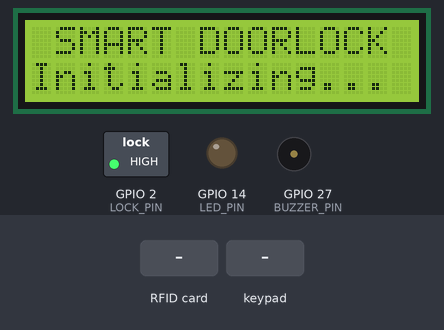
A program run on a simulated ESP32. Shown: 16×2 character LCD, switched loads named in the program (green lamp = pin HIGH), output pins drawn as LEDs (lit = HIGH), buzzer (waves = sounding, pin HIGH). Dashed ring = blinking. The inputs (shaded band) are chosen by the test bench. WiFi joins after 1.5 s; servers stay silent unless stated; random numbers use the default seed unless the program sets one; web services answer with replies made up by the test bench; what the program prints to the serial monitor is not drawn.

Above: at 1.6 s.
At 4.8 s:
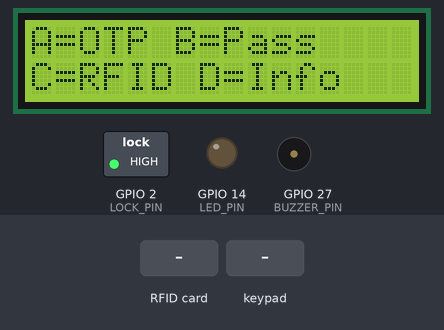
4.9 s: RFID card FA 90 4A 06 held to the reader
At 6.2 s:
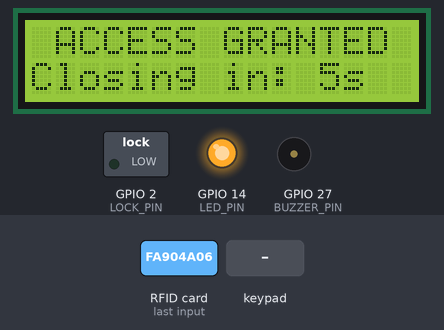
7.9 s: keypad keys 1 2 3 4 A pressed 0.4 s apart
12.9 s: keypad keys 3 3 3 2 4 1 5 pressed 0.4 s apart
At 17.5 s:
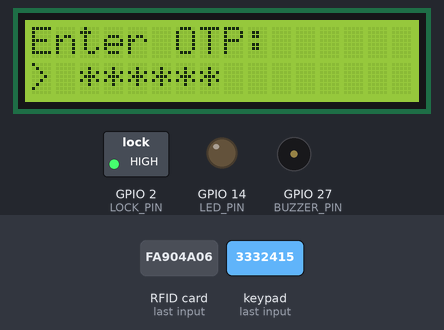
17.6 s: key 'B' pressed
19.8 s: keypad keys 3 3 3 2 4 1 5 # pressed 0.4 s apart
At 23.29 s:
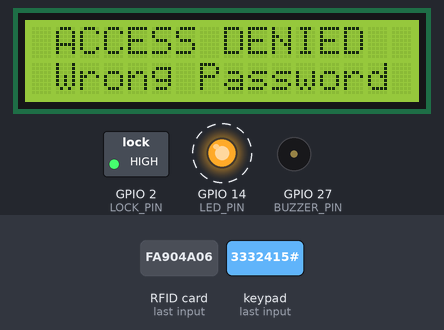
24.5 s: RFID card 16 02 07 21 19 held to the reader
At 27.35 s:
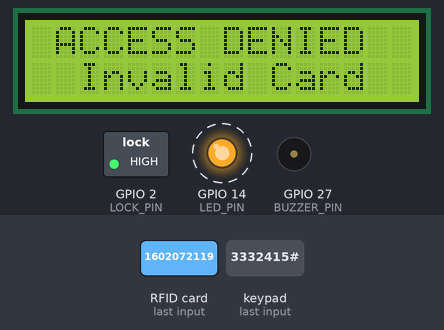
Timing chart, 0 to 28.5 s (numbered marks = the images above; inputs shaded):
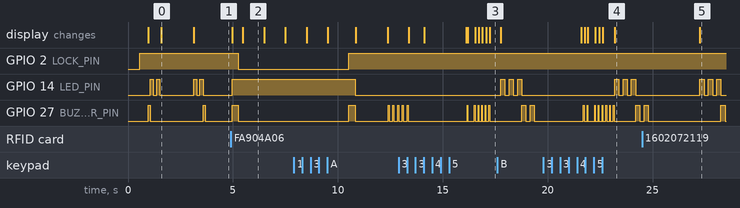

Measured:
- after the input at 4.9 s, GPIO 2 (LOCK_PIN): HIGH → LOW after 0.36 s; GPIO 14 (LED_PIN): LOW → HIGH after 0.06 s; GPIO 27 (BUZZER_PIN): LOW → HIGH after 0.06 s, → LOW 0.30 s later; the display: first changes after 0.06 s (image 2 shows a later state)
- after the input at 19.8 s, GPIO 14 (LED_PIN): alternates HIGH for 0.20 s and LOW for 0.20 s, starting after 3.4 s
- after the input at 24.5 s, GPIO 14 (LED_PIN): alternates HIGH for 0.20 s and LOW for 0.20 s, starting after 2.8 s
- what the display in image 0 shows lasts 1.5 s, from 1.6 s to 3.1 s
- what the display in image 2 shows lasts 1.0 s, from 5.5 s to 6.5 s

The program:

main.cpp
```cpp
// ═══════════════════════════════════════════════════════════
// FILE: src/main.cpp
// ═══════════════════════════════════════════════════════════
/**
 * @file main.cpp
 * @brief Smart Doorlock Main Application
 * @author Nhom3
 * @version 2.0.0
 * @date 2025
 *
 * @description
 * IoT Smart Doorlock with multiple authentication methods:
 * - RFID Card Authentication
 * - OTP (One-Time Password) via Telegram
 * - PIN Password Authentication
 */

#include <Arduino.h>
#include "Config.h"

// BSP Layer
#include "BSP/BSP_GPIO.h"
#include "BSP/BSP_SPI.h"
#include "BSP/BSP_I2C.h"

// Driver Layer
#include "Drivers/RFID/RFID_Driver.h"
#include "Drivers/LCD/LCD_Driver.h"
#include "Drivers/Keypad/Keypad_Driver.h"
#include "Drivers/Lock/Lock_Driver.h"
#include "Drivers/Buzzer/Buzzer_Driver.h"
#include "Drivers/LED/LED_Driver.h"

// Application Layer
#include "App/WiFiManager/WiFiManager.h"
#include "App/TelegramNotifier/TelegramNotifier.h"
#include "App/OTPManager/OTPManager.h"
#include "App/PasswordManager/PasswordManager.h"
#include "App/MenuManager/MenuManager.h"
#include "App/DoorlockController/DoorlockController.h"

// ═══════════════════════════════════════════════════════════
// GLOBAL OBJECTS
// ═══════════════════════════════════════════════════════════

// Driver Layer Instances
RFID_Driver rfid(RFID_SS_PIN, RFID_RST_PIN);
LCD_Driver lcd(LCD_ADDRESS, LCD_COLS, LCD_ROWS);
Keypad_Driver keypad;
Lock_Driver lock(LOCK_PIN, RELAY_ACTIVE_LOW, SOLENOID_REVERSE);
Buzzer_Driver buzzer(BUZZER_PIN);
LED_Driver led(LED_PIN);

// Application Layer Instances
WiFiManager wifi(WIFI_SSID, WIFI_PASSWORD);
TelegramNotifier telegram(BOT_TOKEN, CHAT_ID, &wifi);
OTPManager otpManager(&telegram, &lcd);
PasswordManager passwordManager(DOOR_PASSWORD, &lcd, PASSWORD_LENGTH);
MenuManager menu(&lcd, &rfid);
DoorlockController doorlock(&lock, &led, &buzzer, &lcd, &telegram);

// ═══════════════════════════════════════════════════════════
// SYSTEM STATE
// ═══════════════════════════════════════════════════════════

enum SystemMode {
    MODE_MAIN,          // Main menu - waiting for input
    MODE_PASSWORD,      // Password entry mode
    MODE_OTP           // OTP entry mode
};

SystemMode currentMode = MODE_MAIN;
unsigned long lastActivity = 0;

// ═══════════════════════════════════════════════════════════
// FUNCTION DECLARATIONS
// ═══════════════════════════════════════════════════════════

void printStartupBanner();
void initializeSystem();
void checkTimeout();
void handleKeyInput(char key);
void handleMainMenuInput(char key);
void handlePasswordInput(char key);
void handleOTPInput(char key);
void handleRFID();

// ═══════════════════════════════════════════════════════════
// SETUP FUNCTION
// ═══════════════════════════════════════════════════════════

void setup() {
    // Initialize Serial Communication
    Serial.begin(SERIAL_BAUD);
    delay(500);

    // Print startup banner
    printStartupBanner();

    // Initialize all system components
    initializeSystem();

    // Show welcome screen
    menu.showWelcome();

    // Show main menu
    menu.showMainMenu();

    // System ready
    Serial.println("");
    Serial.println("========================================");
    Serial.println("SYSTEM READY - WAITING FOR INPUT");
    Serial.println("========================================");
    Serial.println("");

    // Initial feedback
    led.blink(2, 150);
    buzzer.beep(100);

    // Reset activity timer
    lastActivity = millis();
}

// ═══════════════════════════════════════════════════════════
// MAIN LOOP
// ═══════════════════════════════════════════════════════════

void loop() {
    // Maintain WiFi connection
    wifi.maintain();

    // Check for timeout (return to main menu after inactivity)
    checkTimeout();

    // Handle keypad input
    char key = keypad.getKey();
    if (key) {
        lastActivity = millis();
        handleKeyInput(key);
    }

    // Handle RFID scanning (only in main mode)
    if (currentMode == MODE_MAIN) {
        handleRFID();
    }

    // Small delay to prevent CPU hogging
    delay(10);
}

// ═══════════════════════════════════════════════════════════
// INITIALIZATION FUNCTIONS
// ═══════════════════════════════════════════════════════════

void printStartupBanner() {
    Serial.println("");
    Serial.println("");
    Serial.println("========================================");
    Serial.println("                                        ");
    Serial.println("   SMART DOORLOCK SYSTEM v2.0           ");
    Serial.println("                                        ");
    Serial.println("   Multi-Authentication System          ");
    Serial.println("   IoT Telegram Integration             ");
    Serial.println("                                        ");
    Serial.println("========================================");
    Serial.println("   Author:  Nhom3");
    Serial.print("   Build:   ");
    Serial.print(__DATE__);
    Serial.print(" ");
    Serial.println(__TIME__);
    Serial.print("   Version: ");
    Serial.println(FIRMWARE_VERSION);
    Serial.println("========================================");
    Serial.println("");
}

void initializeSystem() {
    Serial.println("Starting System Initialization...");
    Serial.println("");

    // Initialize BSP Layer
    Serial.println("----------------------------------------");
    Serial.println("STEP 1: BSP Layer Initialization");
    Serial.println("----------------------------------------");

    BSP_GPIO::init();
    BSP_SPI::init();
    BSP_I2C::init();

    Serial.println("");

    // Initialize Driver Layer
    Serial.println("----------------------------------------");
    Serial.println("STEP 2: Driver Layer Initialization");
    Serial.println("----------------------------------------");

    rfid.init();
    lcd.init();
    keypad.init();
    lock.init();
    buzzer.init();
    led.init();

    Serial.println("");

    // Initialize Application Layer
    Serial.println("----------------------------------------");
    Serial.println("STEP 3: App Layer Initialization");
    Serial.println("----------------------------------------");

    wifi.init();
    telegram.init();
    otpManager.init();
    passwordManager.init();
    menu.init();
    doorlock.init();

    Serial.println("");
    Serial.println("All layers initialized successfully!");
    Serial.println("");
}

// ═══════════════════════════════════════════════════════════
// INPUT HANDLING FUNCTIONS
// ═══════════════════════════════════════════════════════════

void handleKeyInput(char key) {
    Serial.print("Key pressed: [");
    Serial.print(key);
    Serial.println("]");

    switch (currentMode) {
        case MODE_MAIN:
            handleMainMenuInput(key);
            break;

        case MODE_PASSWORD:
            handlePasswordInput(key);
            break;

        case MODE_OTP:
            handleOTPInput(key);
            break;
    }
}

void handleMainMenuInput(char key) {
    buzzer.beep(50);

    switch (key) {
        case 'A':
            Serial.println("Mode: OTP Authentication");
            if (otpManager.generateOTP()) {
                currentMode = MODE_OTP;
                otpManager.showInputScreen();
            } else {
                lcd.showMessageTimed("OTP Failed", "Check WiFi", 2000);
                menu.showMainMenu();
            }
            break;

        case 'B':
            Serial.println("Mode: Password Authentication");
            currentMode = MODE_PASSWORD;
            passwordManager.showInputScreen();
            break;

        case 'C':
            Serial.println("Showing RFID Info");
            menu.showRFIDInfo();
            break;

        case 'D':
            Serial.println("Showing System Info");
            menu.showSystemInfo(wifi.isConnected(), doorlock.isLocked());
            break;

        default:
            break;
    }
}

void handlePasswordInput(char key) {
    buzzer.beep(30);

    if (key == '#') {
        Serial.println("Verifying password...");
        if (passwordManager.verify()) {
            Serial.println("Password correct!");
            doorlock.unlockDoor("PASSWORD");
        } else {
            Serial.println("Password incorrect!");
            doorlock.showAccessDenied("Wrong Password");
            telegram.sendAccessDeniedAlert("Failed password attempt");
        }

        currentMode = MODE_MAIN;
        passwordManager.reset();
        menu.showMainMenu();
    }
    else if (key == '*') {
        Serial.println("Clearing password input");
        passwordManager.showInputScreen();
    }
    else if (key == 'D') {
        Serial.println("Password input cancelled");
        currentMode = MODE_MAIN;
        passwordManager.reset();
        menu.showMainMenu();
    }
    else if (key >= '0' && key <= '9') {
        passwordManager.addDigit(key);
    }
}

void handleOTPInput(char key) {
    buzzer.beep(30);

    if (key == '*') {
        Serial.println("Clearing OTP input");
        otpManager.showInputScreen();
    }
    else if (key == 'D') {
        Serial.println("OTP input cancelled");
        currentMode = MODE_MAIN;
        otpManager.reset();
        menu.showMainMenu();
    }
    else if (key >= '0' && key <= '9') {
        bool full = otpManager.addDigit(key);

        if (full) {
            Serial.println("Verifying OTP...");
            delay(300);

            int otp = otpManager.getInputBuffer().toInt();
            int result = otpManager.verify(otp);

            if (result == 1) {
                Serial.println("OTP valid!");
                doorlock.unlockDoor("OTP");
            }
            else if (result == -3) {
                Serial.println("OTP expired!");
                doorlock.showAccessDenied("OTP Expired");
            }
            else {
                Serial.println("OTP invalid!");
                doorlock.showAccessDenied("Wrong OTP");
            }

            currentMode = MODE_MAIN;
            menu.showMainMenu();
        }
    }
}

void handleRFID() {
    String uid = rfid.readCard();

    if (uid != "") {
        Serial.print("RFID Card detected: ");
        Serial.println(uid);

        if (rfid.isCardValid(uid)) {
            Serial.println("Valid RFID card!");
            doorlock.unlockDoor("RFID");
        } else {
            Serial.println("Invalid RFID card!");
            doorlock.showAccessDenied("Invalid Card");
            telegram.sendMessage("Unknown RFID card: " + uid);
        }

        menu.showMainMenu();
        lastActivity = millis();
    }
}

// ═══════════════════════════════════════════════════════════
// TIMEOUT HANDLING
// ═══════════════════════════════════════════════════════════

void checkTimeout() {
    if (currentMode != MODE_MAIN) {
        unsigned long now = millis();

        if (now - lastActivity > SCREEN_TIMEOUT) {
            Serial.println("");
            Serial.println("TIMEOUT: Returning to main menu");
            Serial.println("");

            currentMode = MODE_MAIN;
            passwordManager.reset();
            otpManager.reset();

            menu.showMainMenu();

            buzzer.beepWarning();
            led.blink(2, 100);

            lastActivity = millis();
        }
    }
}
```

DoorlockController.cpp
```cpp
// ═══════════════════════════════════════════════════════════
// FILE: src/App/DoorlockController/DoorlockController.cpp
// ═══════════════════════════════════════════════════════════
#include "DoorlockController.h"

DoorlockController::DoorlockController(Lock_Driver* lock_driver, LED_Driver* led_driver,
                                       Buzzer_Driver* buzzer_driver, LCD_Driver* lcd_driver,
                                       TelegramNotifier* telegram_notifier)
    : lock(lock_driver), led(led_driver), buzzer(buzzer_driver),
      lcd(lcd_driver), telegram(telegram_notifier) {
}

void DoorlockController::init() {
    Serial.println("🔧 DoorlockController: Initializing...");
    Serial.println("✅ DoorlockController: Ready");
}

void DoorlockController::unlockDoor(const String& method) {
    Serial.printf("🔓 Doorlock: Unlocking via %s\n", method.c_str());

    // Step 1: Show access granted on LCD
    lcd->showMessage("ACCESS GRANTED", "Opening...");

    // Step 2: Visual and audio feedback
    led->on();
    buzzer->beepSuccess();

    // Step 3: Unlock the door
    lock->unlock();

    // Step 4: Send Telegram notification
    telegram->sendUnlockNotification(method);

    // Step 5: Show countdown
    showCountdown(UNLOCK_DURATION / 1000);

    // Step 6: Lock the door again
    lockDoor();

    // Step 7: Feedback for locking
    buzzer->beepSuccess();
    led->off();

    // Step 8: Show locked status
    lcd->showMessageTimed("Door Locked", "System Ready", 1500);
}

void DoorlockController::lockDoor() {
    lock->lock();
    Serial.println("🔒 Doorlock: Locked");
}

void DoorlockController::showAccessDenied(const String& reason) {
    Serial.printf("❌ Access Denied: %s\n", reason.c_str());

    // Show on LCD
    lcd->showMessage("ACCESS DENIED", reason);

    // Visual and audio alert
    led->blink(3, 200);
    buzzer->beepError();

    // Send notification
    telegram->sendAccessDeniedAlert(reason);

    delay(2000);
}

void DoorlockController::showCountdown(uint8_t seconds) {
    for (uint8_t i = seconds; i > 0; i--) {
        lcd->setCursor(0, 1);
        lcd->print("Closing in: ");
        lcd->print(String(i));
        lcd->print("s ");
        delay(1000);
    }
}

bool DoorlockController::isLocked() const {
    return lock->isLocked();
}
```

DoorlockController.h
```cpp
// ═══════════════════════════════════════════════════════════
// FILE: src/App/DoorlockController/DoorlockController.h
// ═══════════════════════════════════════════════════════════
#ifndef DOORLOCKCONTROLLER_H
#define DOORLOCKCONTROLLER_H

#include <Arduino.h>
#include "../../Drivers/Lock/Lock_Driver.h"
#include "../../Drivers/LED/LED_Driver.h"
#include "../../Drivers/Buzzer/Buzzer_Driver.h"
#include "../../Drivers/LCD/LCD_Driver.h"
#include "../TelegramNotifier/TelegramNotifier.h"
#include "../../Config.h"

class DoorlockController {
public:
    DoorlockController(Lock_Driver* lock_driver, LED_Driver* led_driver,
                      Buzzer_Driver* buzzer_driver, LCD_Driver* lcd_driver,
                      TelegramNotifier* telegram_notifier);

    void init();
    void unlockDoor(const String& method);      // Changed from unlock
    void lockDoor();                            // Added
    void showAccessDenied(const String& reason); // Added
    void showCountdown(uint8_t seconds);        // Added
    bool isLocked() const;                      // Changed from isUnlocked

private:
    Lock_Driver* lock;
    LED_Driver* led;
    Buzzer_Driver* buzzer;
    LCD_Driver* lcd;
    TelegramNotifier* telegram;
};

#endif // DOORLOCKCONTROLLER_H
```

MenuManager.cpp
```cpp
// ═══════════════════════════════════════════════════════════
// FILE: src/App/MenuManager/MenuManager.cpp
// ═══════════════════════════════════════════════════════════
#include "MenuManager.h"

MenuManager::MenuManager(LCD_Driver* lcd_driver, RFID_Driver* rfid_driver)
    : lcd(lcd_driver), rfid(rfid_driver) {
}

void MenuManager::init() {
    Serial.println("🔧 MenuManager: Initializing...");
    Serial.println("✅ MenuManager: Ready");
}

void MenuManager::showMainMenu() {
    lcd->clear();
    lcd->printAt(0, 0, "A=OTP B=Pass");
    lcd->printAt(0, 1, "C=RFID D=Info");
}

void MenuManager::showRFIDInfo() {
    lcd->clear();
    lcd->printAt(0, 0, "Scan RFID Card");
    lcd->setCursor(0, 1);
    lcd->print("Valid: ");
    lcd->print(String(rfid->getValidCardCount()));
    delay(2000);
    showMainMenu();
}

void MenuManager::showSystemInfo(bool wifi_connected, bool door_locked) {
    lcd->clear();

    // Line 1: RFID count and WiFi status
    lcd->setCursor(0, 0);
    lcd->print("RFID:");
    lcd->print(String(rfid->getValidCardCount()));
    lcd->print(" WiFi:");
    lcd->print(wifi_connected ? "OK" : "X");

    // Line 2: Door lock status
    lcd->setCursor(0, 1);
    lcd->print("Lock: ");
    lcd->print(door_locked ? "Locked" : "Open");

    delay(3000);
    showMainMenu();
}

void MenuManager::showWelcome() {
    lcd->showMessageTimed("SMART DOORLOCK", "Initializing...", 1500);
}

void MenuManager::showScanCardPrompt() {
    lcd->showMessage("Ready", "Scan card...");
}
```

MenuManager.h
```cpp
// ═══════════════════════════════════════════════════════════
// FILE: src/App/MenuManager/MenuManager.h
// ═══════════════════════════════════════════════════════════
#ifndef MENU_MANAGER_H
#define MENU_MANAGER_H

#include <Arduino.h>
#include "Drivers/LCD/LCD_Driver.h"
#include "Drivers/RFID/RFID_Driver.h"

/**
 * @brief Menu Display Manager
 * @details Manages all LCD menu screens
 */
class MenuManager {
private:
    LCD_Driver* lcd;
    RFID_Driver* rfid;

public:
    /**
     * @brief Constructor
     * @param lcd_driver Pointer to LCD_Driver
     * @param rfid_driver Pointer to RFID_Driver
     */
    MenuManager(LCD_Driver* lcd_driver, RFID_Driver* rfid_driver);

    /**
     * @brief Initialize menu manager
     */
    void init();

    /**
     * @brief Show main menu
     * Options: A=OTP, B=Pass, C=RFID, D=Info
     */
    void showMainMenu();

    /**
     * @brief Show RFID card info
     */
    void showRFIDInfo();

    /**
     * @brief Show system information
     * @param wifi_connected WiFi connection status
     * @param door_locked Door lock status
     */
    void showSystemInfo(bool wifi_connected, bool door_locked);

    /**
     * @brief Show welcome message at startup
     */
    void showWelcome();

    /**
     * @brief Show "scanning card" prompt
     */
    void showScanCardPrompt();
};

#endif // MENU_MANAGER_H
```

Source omitted: OTPManager.cpp (2905 bytes), OTPManager.h (2095 bytes), PasswordManager.cpp (2111 bytes), PasswordManager.h (1946 bytes), TelegramNotifier.cpp (3683 bytes), TelegramNotifier.h (2063 bytes), BSP_GPIO.cpp (3332 bytes), BSP_GPIO.h (1713 bytes), BSP_I2C.cpp (1686 bytes), BSP_I2C.h (1442 bytes), BSP_SPI.cpp (1154 bytes), BSP_SPI.h (993 bytes) and 13 more
